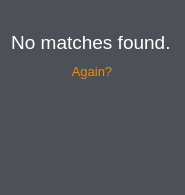
<?xml version="1.0" encoding="UTF-8"?>
<ui version="4.0">
    <class>no_results_widget</class>
    <widget class="QWidget" name="no_results_widget">
        <property name="geometry">
            <rect>
                <x>0</x>
                <y>0</y>
                <width>181</width>
                <height>195</height>
            </rect>
        </property>
        <property name="windowTitle">
            <string>Form</string>
        </property>
        <property name="styleSheet">
            <string notr="true">background-color: rgb(77, 80, 87);</string>
        </property>
        <layout class="QVBoxLayout" name="verticalLayout">
            <item>
                <widget class="QLabel" name="done_label">
                    <property name="sizePolicy">
                        <sizepolicy hsizetype="Preferred" vsizetype="Preferred">
                            <horstretch>0</horstretch>
                            <verstretch>0</verstretch>
                        </sizepolicy>
                    </property>
                    <property name="minimumSize">
                        <size>
                            <width>0</width>
                            <height>0</height>
                        </size>
                    </property>
                    <property name="text">
                        <string>&lt;html&gt;&lt;head/&gt;&lt;body&gt;&lt;p align=&quot;center&quot;&gt;&lt;img
                            src=&quot;:/done_circle_white.png&quot;/&gt;&lt;/p&gt;&lt;/body&gt;&lt;/html&gt;
                        </string>
                    </property>
                    <property name="alignment">
                        <set>Qt::AlignCenter</set>
                    </property>
                </widget>
            </item>
            <item>
                <widget class="QLabel" name="none_found_label">
                    <property name="text">
                        <string>&lt;html&gt;&lt;head/&gt;&lt;body&gt;&lt;p align=&quot;center&quot;&gt;&lt;span
                            style=&quot; font-size:14pt; color:#ffffff;&quot;&gt;No matches found.&lt;/span&gt;&lt;/p&gt;&lt;/body&gt;&lt;/html&gt;
                        </string>
                    </property>
                </widget>
            </item>
            <item alignment="Qt::AlignHCenter">
                <widget class="QPushButton" name="again_button_no_res">
                    <property name="sizePolicy">
                        <sizepolicy hsizetype="Preferred" vsizetype="Preferred">
                            <horstretch>0</horstretch>
                            <verstretch>0</verstretch>
                        </sizepolicy>
                    </property>
                    <property name="font">
                        <font>
                            <pointsize>10</pointsize>
                        </font>
                    </property>
                    <property name="styleSheet">
                        <string notr="true">QPushButton {
                            color: #f28d01;
                            }

                            :hover{
                            color: #b56900;
                            }
                        </string>
                    </property>
                    <property name="text">
                        <string>Again?</string>
                    </property>
                    <property name="flat">
                        <bool>true</bool>
                    </property>
                </widget>
            </item>
            <item>
                <spacer name="again_bottom_spacer">
                    <property name="orientation">
                        <enum>Qt::Vertical</enum>
                    </property>
                    <property name="sizeHint" stdset="0">
                        <size>
                            <width>20</width>
                            <height>10</height>
                        </size>
                    </property>
                </spacer>
            </item>
        </layout>
    </widget>
    <resources>
        <include location="../res/resources.qrc"/>
    </resources>
    <connections/>
</ui>
